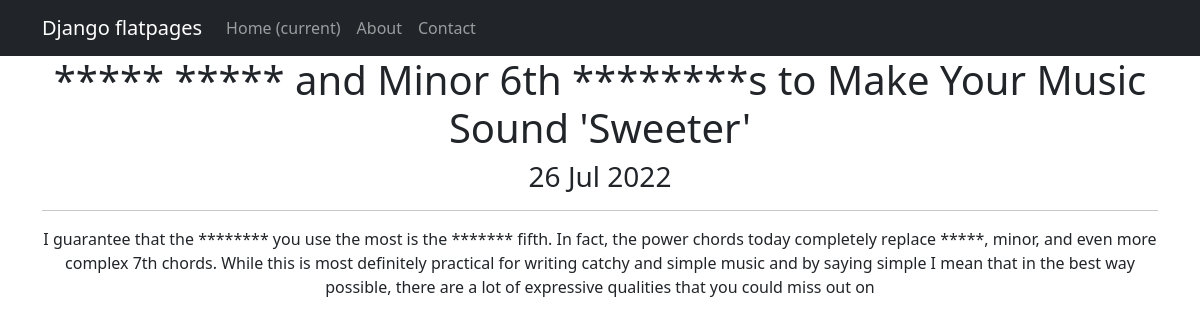
The page /news/2 on the database its author committed.
### news/models.py (models this page shows, shortened)
class Post(models.Model):
    author = models.ForeignKey(Author, on_delete=models.CASCADE)
    category = models.CharField(max_length=255, choices=CATEGORY)
    time = models.DateTimeField(auto_now_add=True)
    post_category = models.ManyToManyField(Category, through='PostCategory')
    name = models.CharField(max_length=255)
    text = models.TextField()
    rating = models.IntegerField(default=0)

### news/views.py (the view)
# urls.py: path('<int:id>', NewsDetail.as_view()),
class NewsDetail(DetailView):
    model = Post
    template_name = 'post.html'
    context_object_name = 'post'
    pk_url_kwarg = 'id'

### news/templatetags/custom_filters.py (called while the page is built)
@register.filter
def wordsfilter(value):
    result = value
    for word in BADWORDS:
        result = re.sub(word, '*' * len(word), result, flags=re.IGNORECASE)
    return result

### templates/post.html (shortened to what this page needs)
{% extends 'flatpages/default.html' %}
{% load custom_filters %}
{% block content %}
   <h1>{{ post.name|wordsfilter }}</h1>
   <h3>{{ post.time|date:'d M Y' }}</h3>
   <hr>
       <p>{{ post.text|wordsfilter }}</p>
{% endblock content %}

### rows shown on the page
Post: name "***** ***** and Minor 6th ********s to Make Your Music Sound 'Sweeter'", time "26 Jul 2022", text "I guarantee that the ******** you use the most is the ******* fifth. In fact, the power chords today completely replace *****, minor, and even more complex 7th chords. While this is most definitely practical for writing catchy and simple music and by saying simple I mean that in the best way possible, there are a lot of expressive qualities that you could miss out on"
